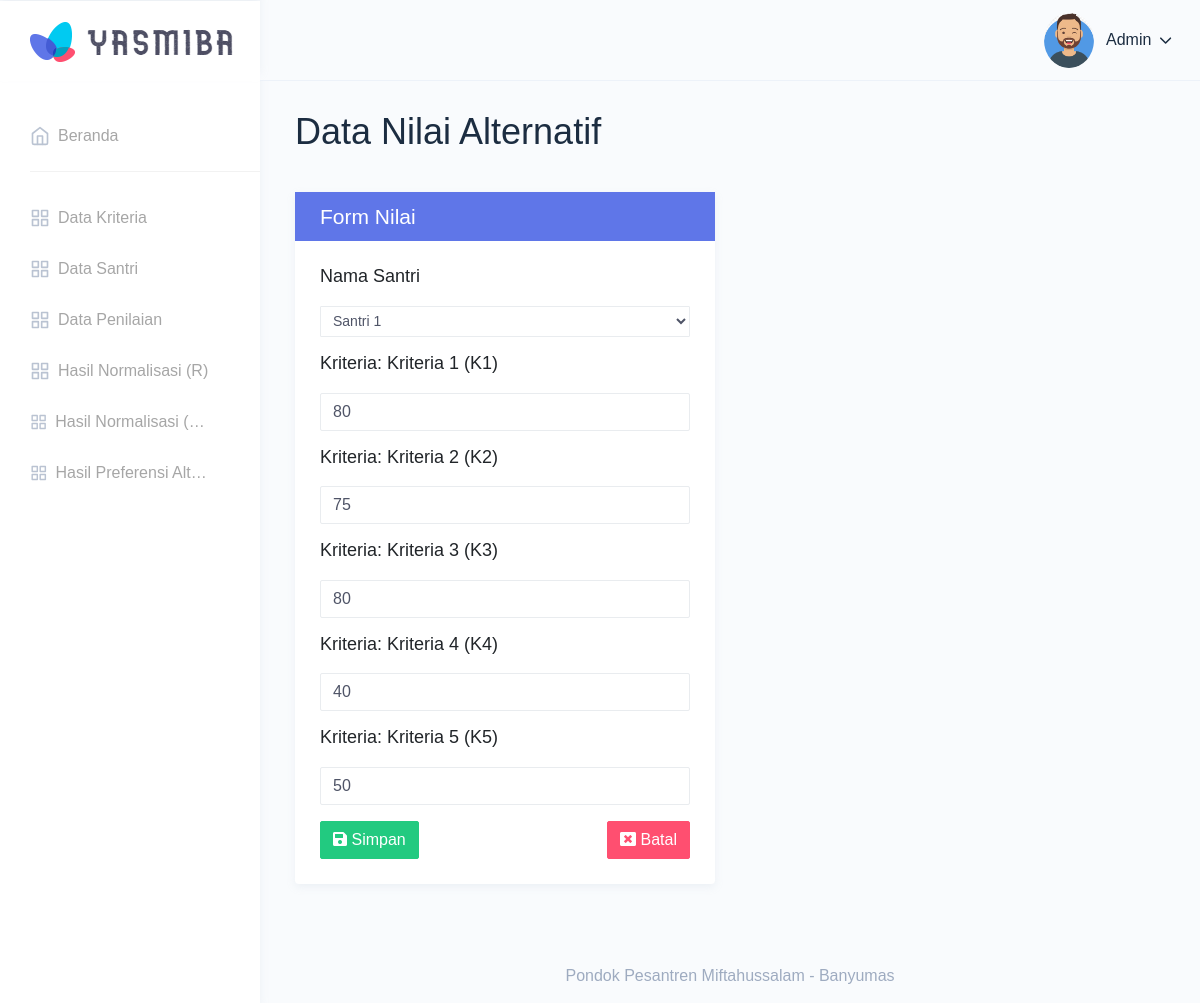
Screenshot of /penilaian/edit.php?id=1 (signed in) with the database file from the repository.
### tables this page shows
CREATE TABLE `nilai_normalisasi_alternatif` (
  `id_nilai_normalisasi` int(5) NOT NULL,
  `id_kriteria` int(5) NOT NULL,
  `id_santri` int(5) NOT NULL,
  `nilai_alternatif` int(5) NOT NULL,
  `nilai_normalisasi` float DEFAULT NULL,
  `nilai_normalisasi_terbobot` float DEFAULT NULL
);

CREATE TABLE `santri` (
  `id_santri` int(5) NOT NULL,
  `nama_santri` varchar(100) NOT NULL,
  `jenis_kelamin` varchar(10) NOT NULL,
  `asal_sekolah` varchar(100) NOT NULL,
  `alamat_santri` varchar(100) NOT NULL
);

CREATE TABLE `kriteria` (
  `id_kriteria` int(5) NOT NULL,
  `nama_kriteria` varchar(100) NOT NULL,
  `kode_kriteria` varchar(5) NOT NULL,
  `jenis_kriteria` varchar(10) NOT NULL,
  `bobot_kriteria` float NOT NULL
);

### penilaian/edit.php (the view, shortened to what this page needs)
<?php
include("pages/header.php");
$query = 'SELECT * FROM nilai_normalisasi_alternatif a
          JOIN kriteria b ON a.id_kriteria = b.id_kriteria
          WHERE a.id_santri=' . $_GET['id'] . '
          ORDER BY a.id_kriteria ASC';
$tampil1 = mysqli_query($koneksi, $query);
$data_penilaian = mysqli_fetch_assoc($tampil1);
?>
<div class="page-wrapper">
    <div class="page-breadcrumb">
        <div class="row">
            <div class="col-7 align-self-center">
                <h1 class="page-title text-truncate text-dark font-weight-medium mb-1">Data Nilai Alternatif</h1>
            </div>
        </div>
    </div>
    <div class="container-fluid">
        <div class="row">
            <div class="col-md-6">
                <div class="card border-primary">
                    <div class="card-header bg-primary">
                        <h3 class="mb-0 text-white">Form Nilai</h3>
                    </div>
                    <form action="" method="post">
                        <div class="card-body">
                            <div class="form-group">
                                <h4>
                                    <label class="card-title">Nama Santri</label>
                                </h4>
                                <div class="row">
                                    <div class="col-md-12">
                                        <select class="form-control form-control-sm" name="nama" required autofocus>
                                            <?php
                                            $query = "SELECT * FROM santri";
                                            $tampil2 = mysqli_query($koneksi, $query);
                                            while ($data = mysqli_fetch_assoc($tampil2)) :
                                                echo '<option value=' . $data["id_santri"] . ' ' . ($data_penilaian['id_santri'] == $data['id_santri'] ? 'selected' : '') . '>' . $data["nama_santri"] . '</option>';
                                            endwhile;
                                            ?>
                                        </select>
                                    </div>
                                </div>
                            </div>
                            <?php
                            $query = 'SELECT * FROM nilai_normalisasi_alternatif a
                                JOIN kriteria b ON a.id_kriteria = b.id_kriteria
                                WHERE a.id_santri=' . $_GET['id'] . '
                                ORDER BY a.id_kriteria ASC';
                            $tampil2 = mysqli_query($koneksi, $query);
                            while ($data2 = mysqli_fetch_assoc($tampil2)) :
                            ?>
                                <div class="form-group">
                                    <h4>
                                        <label class="card-title">Kriteria: <?= $data2["nama_kriteria"]; ?> (<?= $data2["kode_kriteria"]; ?>)</label>
                                    </h4>
                                    <div class="row">
                                        <div class="col-md-12">
                                            <input class="form-control" type="text" name="nilai_<?= strtolower($data2["kode_kriteria"]); ?>" value="<?= $data2['nilai_alternatif'] ?>" required autofocus>
                                        </div>
                                    </div>
                                </div>
                            <?php endwhile; ?>
                            <div class="form-actions">
                                <div class="text-right">
                                    <button class="btn btn-success" type="submit" name="edit" style="float: left;">
                                        <i class="fas fa-save"></i> Simpan</button>
                                    <a href="data.php" class="btn btn-danger" type="button">
                                        <i class="fas fa-window-close"></i> Batal</a>
                                </div>
                            </div>
                        </div>
                    </form>
                </div>
            </div>
        </div>
    </div>
    <?php include("pages/footer.php"); ?>

### rows the page displays
nilai_normalisasi_alternatif: nama "Santri 1", id_kriteria.nama_kriteria "Kriteria 1", id_kriteria.kode_kriteria "K1", nilai_k1 "80"
nilai_normalisasi_alternatif: id_kriteria.nama_kriteria "Kriteria 2", id_kriteria.kode_kriteria "K2", nilai_k2 "75"
nilai_normalisasi_alternatif: id_kriteria.nama_kriteria "Kriteria 3", id_kriteria.kode_kriteria "K3", nilai_k3 "80"
nilai_normalisasi_alternatif: id_kriteria.nama_kriteria "Kriteria 4", id_kriteria.kode_kriteria "K4", nilai_k4 "40"
nilai_normalisasi_alternatif: id_kriteria.nama_kriteria "Kriteria 5", id_kriteria.kode_kriteria "K5", nilai_k5 "50"
